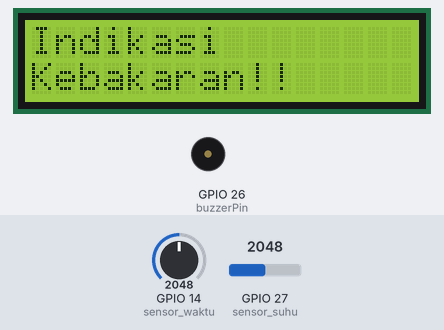
Simulated run of this sketch. Board: ESP32. On the bench: 16×2 character LCD, buzzer (waves = sounding, pin HIGH). The inputs (shaded band) are chosen by the test bench; at power-on: GPIO 27 (sensor_suhu) = 2048, GPIO 14 (sensor_waktu) = 2048. What the sketch prints to the serial monitor is not drawn.

Above: at 1.2 s.
1.3 s: GPIO 27 (sensor_suhu) set to 2236
3.4 s: GPIO 27 (sensor_suhu) set to 2307
At 5.4 s:
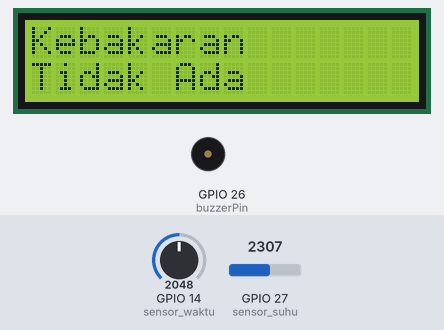
5.9 s: GPIO 27 (sensor_suhu) set to 2047
At 7.0 s:
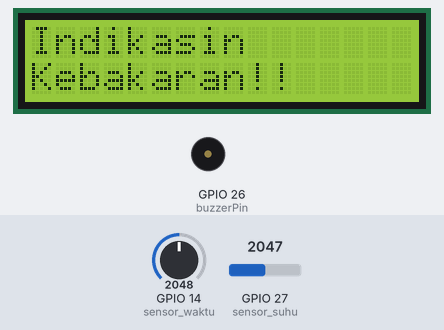
8.0 s: GPIO 27 (sensor_suhu) set to 1757
9.8 s: GPIO 27 (sensor_suhu) set to 1654
At 11.7 s:
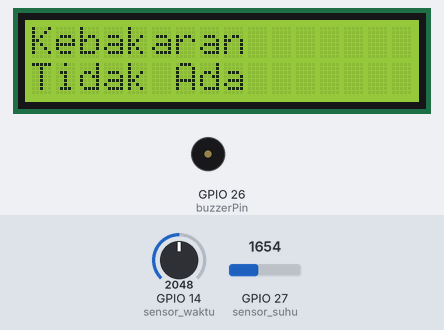
12.3 s: GPIO 14 (sensor_waktu) set to 2126
At 13.4 s:
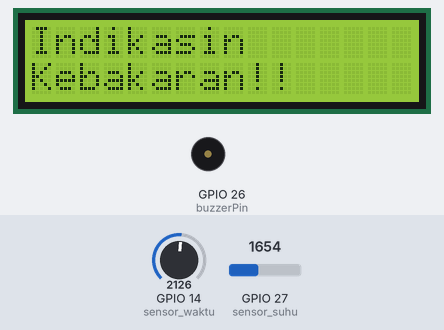
Timing chart, 0 to 15.3 s (numbered marks = the images above; inputs shaded):
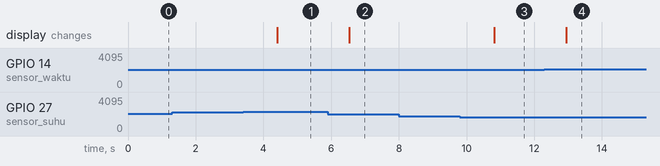

Measured:
- the behaviour switches between 2277 and 2278 on GPIO 27 (sensor_suhu) (found by bisection; images 0 and 1)
- the behaviour switches between 1718 and 1717 on GPIO 27 (sensor_suhu) (found by bisection; images 2 and 3)
- the behaviour switches between 2066 and 2067 on GPIO 14 (sensor_waktu) (found by bisection; images 3 and 4)
- after the input at 3.4 s, the display: changes after 1.0 s (image 1)
- after the input at 5.9 s, the display: changes after 0.64 s (image 2)
- after the input at 9.8 s, the display: changes after 1.0 s (image 3)
- after the input at 12.3 s, the display: changes after 0.65 s (image 4)

The sketch:

sketch.ino
```cpp
#include <Wire.h>
#include <LiquidCrystal_I2C.h>

#define I2C_ADDR 0x27

#define LCD_COLS 16
#define LCD_ROWS 2

LiquidCrystal_I2C lcd(I2C_ADDR, LCD_COLS, LCD_ROWS);

const int buzzerPin = 26;
const int sensor_suhu = 27;
const int sensor_waktu = 14;
const float beta = 3950;
const float resistor = 10000.0;
const float kelvinBase = 273.15;
const int suhu_minimal = 20;
const int suhu_maksimal = 45;
const int waktu_minimal = 180;
const int waktu_maksimal = 285;
const int buzzerVolume = 200;

void setup() {
  Wire.begin();
  Serial.begin(115200);

  lcd.init();
  lcd.backlight();
  lcd.clear();

  pinMode(buzzerPin, OUTPUT);
  digitalWrite(buzzerPin, LOW);
}

void loop() {
  int nilai_suhu_adc = analogRead(sensor_suhu);
  int nilai_waktu_adc = analogRead(sensor_waktu);

  float resistance = resistor / ((4095.0 / nilai_suhu_adc) - 1);

  float steinhart;
  steinhart = resistance / resistor;
  steinhart = log(steinhart);
  steinhart /= beta;
  steinhart += 1.0 / (25 + kelvinBase);
  steinhart = 1.0 / steinhart;
  steinhart -= kelvinBase;

  float x = steinhart;
  if (steinhart < suhu_minimal) {
    x = suhu_minimal;
  } else if (steinhart > suhu_maksimal) {
    x = suhu_maksimal;
  }

  float rendah = 20;
  float tinggi = 45;

  Serial.print("Nilai Sensor Suhu (20 - 45 ): ");
  Serial.println(x);

  float Suhu_Rendah;
  if (x > tinggi) {
    Suhu_Rendah = 0;
  } else if (rendah < x && x < tinggi) {
    Suhu_Rendah = (tinggi - x) / (tinggi - rendah);
  } else if (x < rendah) {
    Suhu_Rendah = 1;
  }

  float Suhu_Tinggi;
  if (x < rendah) {
    Suhu_Tinggi = 0;
  } else if (x >= rendah && x <= tinggi) {
    Suhu_Tinggi = (x - rendah) / (tinggi - rendah);
  } else if (x > tinggi) {
    Suhu_Tinggi = 1;
  }

  Serial.println("Suhu_Rendah [X]: " + String(Suhu_Rendah, 4));
  Serial.println("Suhu_Tinggi [X]: " + String(Suhu_Tinggi, 4));

  float y = map(nilai_waktu_adc, 0, 4095, waktu_minimal, waktu_maksimal);
  float singkat = 180;
  float lama = 285;

  Serial.print("Nilai sensor waktu (180 - 285 detik): ");
  Serial.println(y);

  float waktu_singkat;
  if (y >= lama) {
    waktu_singkat = 0;
  } else if (singkat < y && y < lama) {
    waktu_singkat = (lama - y) / (lama - singkat);
  } else if (y <= singkat) {
    waktu_singkat = 1;
  }

  float waktu_lama;
  if (y <= singkat) {
    waktu_lama = 0;
  } else if (y >= singkat && y <= lama) {
    waktu_lama = (y - singkat) / (lama - singkat);
  } else if (y >= lama) {
    waktu_lama = 1;
  }

  Serial.println("Waktu_Singkat [Y]: " + String(waktu_singkat, 4));
  Serial.println("Waktu_Lama [Y]: " + String(waktu_lama, 4));

  float a1 = min(Suhu_Rendah, waktu_singkat); // α-predikat1
  float Z1 = a1 * (170 - 50) + 50; // Perhitungan Z1

  Serial.print("A1 : ");
  Serial.println(a1, 4);
  Serial.print("Z1 : ");
  Serial.println(Z1);

  float a2 = min(Suhu_Rendah, waktu_lama); // α-predikat2
  float Z2 = 170 - a2 * (170 - 50); // Perhitungan Z2

  Serial.print("A2 : ");
  Serial.println(a2, 4);
  Serial.print("Z2 : ");
  Serial.println(Z2);

  float a3 = min(Suhu_Tinggi, waktu_singkat); // α-predikat3
  float Z3 = 170 - a3 * (170 - 50); // Perhitungan Z3

  Serial.print("A3 : ");
  Serial.println(a3, 4);
  Serial.print("Z3 : ");
  Serial.println(Z3);

  float a4 = min(Suhu_Tinggi, waktu_lama); // α-predikat4
  float Z4 = a4 * (170 - 50) + 50; // Perhitungan Z4

  Serial.print("A4 : ");
  Serial.println(a4, 4);
  Serial.print("Z4 : ");
  Serial.println(Z4);

  float z = (a1 * Z1 + a2 * Z2 + a3 * Z3 + a4 * Z4) / (a1 + a2 + a3 + a4);

  float mu_aman = (170 - z) / 120.0;
  float mu_bahaya = (z - 50) / 120.0;

  lcd.setCursor(0, 0);
  lcd.print("Nilai Z:");
  lcd.setCursor(0, 1);
  lcd.print("                "); // Menghapus pesan sebelumnya
  lcd.setCursor(0, 1);
  lcd.print(z);

  Serial.print("Nilai Z: ");
  Serial.println(z);
  Serial.print("µ AMAN[Z]: ");
  Serial.println(mu_aman, 4);
  Serial.print("µ BAHAYA[Z]: ");
  Serial.println(mu_bahaya, 4);

  if (z > 110) {
    lcd.setCursor(0, 0);
    lcd.print("Indikasi");
    lcd.setCursor(0, 1);
    lcd.print("Kebakaran!!");
  } else {
    lcd.setCursor(0, 0);
    lcd.print("Kebakaran");
    lcd.setCursor(0, 1);
    lcd.print("Tidak Ada");
  }

  if (z > 110) {
    analogWrite(buzzerPin, buzzerVolume);
    analogWrite(buzzerPin, 0);
  }

  delay(1000);
}
```
